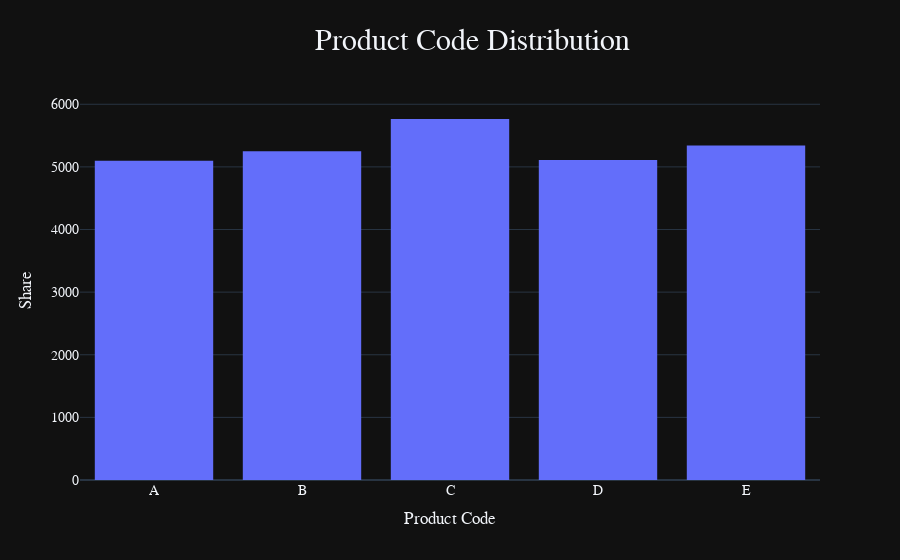

Notebook code cell kept with this figure:
### Code cell
read_json('./plots/product_code_distribution.json').show()

### Figure 1 — Plotly figure (JSON) as saved in the notebook; plotly's stock layout.template omitted (floating-point values rounded to 4 significant figures; data arrays with more than 128 entries replaced by an {"elided": "..."} marker saying what was removed)
{"data": [{"alignmentgroup": "True", "bingroup": "x", "histnorm": "", "hovertemplate": "Product Code=%{x}<br>=%{y}<extra></extra>", "legendgroup": "", "marker": {"color": "#636efa", "pattern": {"shape": ""}}, "name": "", "offsetgroup": "", "orientation": "v", "showlegend": false, "type": "histogram", "x": {"elided": "26570 str values"}, "xaxis": "x", "yaxis": "y"}], "layout": {"autosize": true, "barmode": "relative", "font": {"family": "PT Sans", "size": 14}, "legend": {"tracegroupgap": 0}, "title": {"font": {"family": "PT Sans", "size": 30}, "text": "Product Code Distribution", "x": 0.7}, "xaxis": {"anchor": "y", "autorange": true, "domain": [0, 1], "range": [-0.5, 4.5], "title": {"text": "Product Code"}, "type": "category"}, "yaxis": {"anchor": "x", "autorange": true, "domain": [0, 1], "range": [0, 6068.0], "title": {"text": "Share"}}}}
